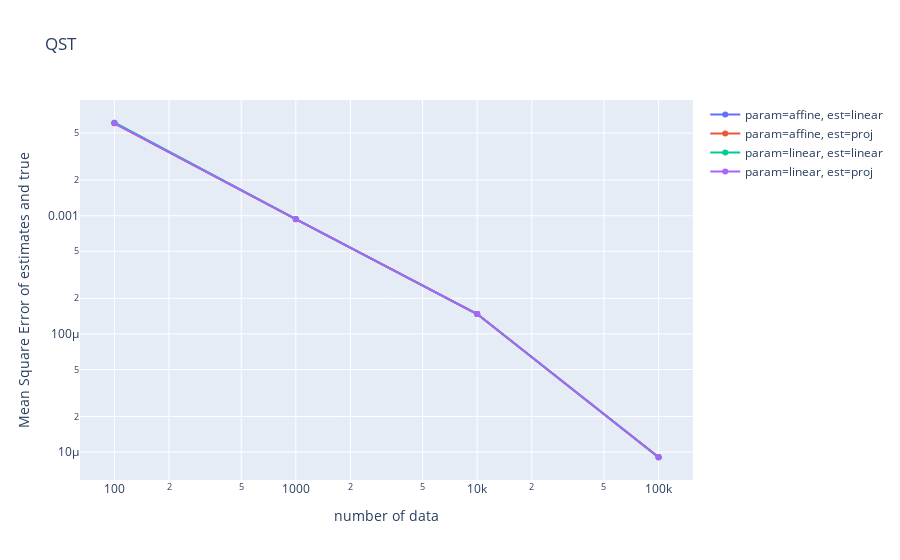

Notebook code cell kept with this figure:
### Code cell
import plotly.graph_objects as go

data_param_affine_est_linear = go.Scatter(name='param=affine, est=linear', x=num_data, y=mses_param_affine_est_linear, mode='lines+markers')
data_param_affine_est_proj = go.Scatter(name='param=affine, est=proj', x=num_data, y=mses_param_affine_est_proj, mode='lines+markers')
data_param_linear_est_linear = go.Scatter(name='param=linear, est=linear', x=num_data, y=mses_param_linear_est_linear, mode='lines+markers')
data_param_linear_est_proj = go.Scatter(name='param=linear, est=proj', x=num_data, y=mses_param_linear_est_proj, mode='lines+markers')
data = [data_param_affine_est_linear, data_param_affine_est_proj, data_param_linear_est_linear, data_param_linear_est_proj]

layout = go.Layout(title='QST', xaxis_title_text="number of data", yaxis_title_text="Mean Square Error of estimates and true", xaxis_type="log", yaxis_type="log")
fig = go.Figure(data=data, layout=layout)
fig.show()

### Figure 1 — Plotly figure (JSON) as saved in the notebook; plotly's stock layout.template omitted (floating-point values rounded to 4 significant figures)
{"data": [{"mode": "lines+markers", "name": "param=affine, est=linear", "type": "scatter", "x": [100, 1000, 10000, 100000], "y": [0.00612, 0.0009372, 0.0001473, 9.045e-06]}, {"mode": "lines+markers", "name": "param=affine, est=proj", "type": "scatter", "x": [100, 1000, 10000, 100000], "y": [0.006057, 0.000935, 0.0001472, 9.045e-06]}, {"mode": "lines+markers", "name": "param=linear, est=linear", "type": "scatter", "x": [100, 1000, 10000, 100000], "y": [0.00612, 0.0009372, 0.0001473, 9.045e-06]}, {"mode": "lines+markers", "name": "param=linear, est=proj", "type": "scatter", "x": [100, 1000, 10000, 100000], "y": [0.006057, 0.000935, 0.0001472, 9.045e-06]}], "layout": {"title": {"text": "QST"}, "xaxis": {"title": {"text": "number of data"}, "type": "log"}, "yaxis": {"title": {"text": "Mean Square Error of estimates and true"}, "type": "log"}}}
